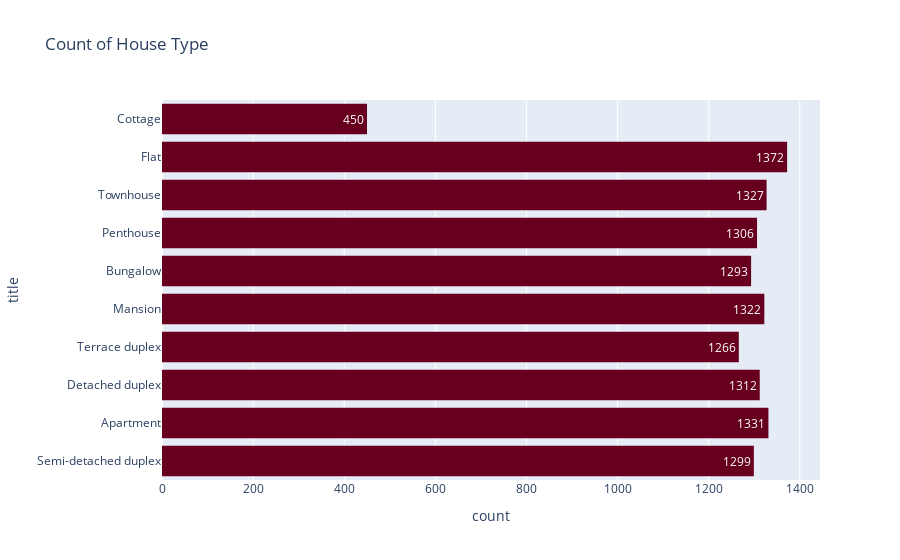

The notebook cell saved with this chart:
### Markdown cell above
* The average number of bathroom in Nigeria houses is three.

### Code cell
fig = px.histogram(train, y="title", text_auto=True, color_discrete_sequence=px.colors.sequential.RdBu,title="Count of House Type")
fig.show()

### Figure 1 — Plotly figure (JSON) as saved in the notebook; plotly's stock layout.template omitted (floating-point values rounded to 4 significant figures; data arrays with more than 128 entries replaced by an {"elided": "..."} marker saying what was removed)
{"data": [{"alignmentgroup": "True", "bingroup": "y", "hovertemplate": "count=%{x}<br>title=%{y}<extra></extra>", "legendgroup": "", "marker": {"color": "rgb(103,0,31)", "pattern": {"shape": ""}}, "name": "", "offsetgroup": "", "orientation": "h", "showlegend": false, "texttemplate": "%{value}", "type": "histogram", "xaxis": "x", "y": {"elided": "14000 str values"}, "yaxis": "y"}], "layout": {"barmode": "relative", "legend": {"tracegroupgap": 0}, "title": {"text": "Count of House Type"}, "xaxis": {"anchor": "y", "domain": [0, 1], "title": {"text": "count"}}, "yaxis": {"anchor": "x", "domain": [0, 1], "title": {"text": "title"}}}}
